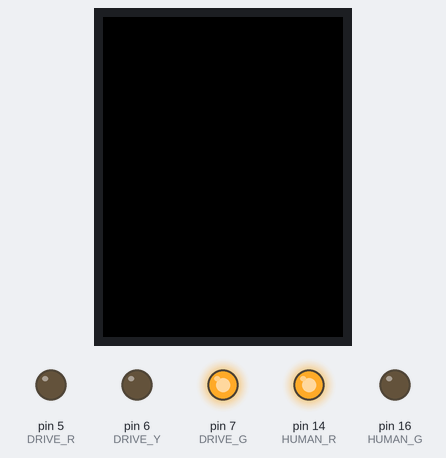
This sketch was run on a simulated Arduino Uno, built with avr-gcc and run on an emulated ATmega328P. On the bench: 240×320 colour display, output pins drawn as LEDs (lit = HIGH).

Above: at 1.2 s.
At 2.7 s:
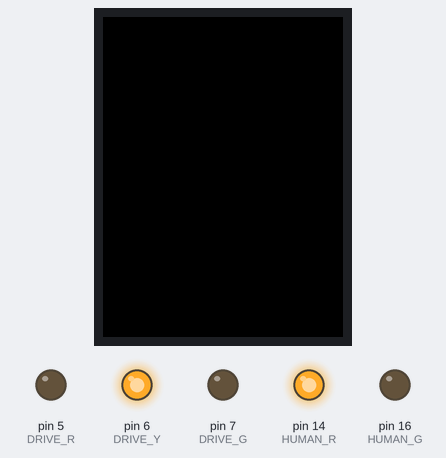
At 4.2 s:
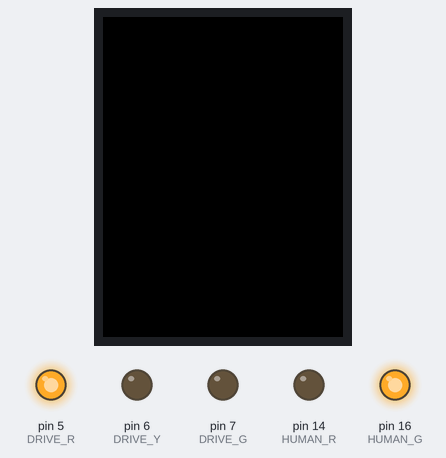
At 6.4 s:
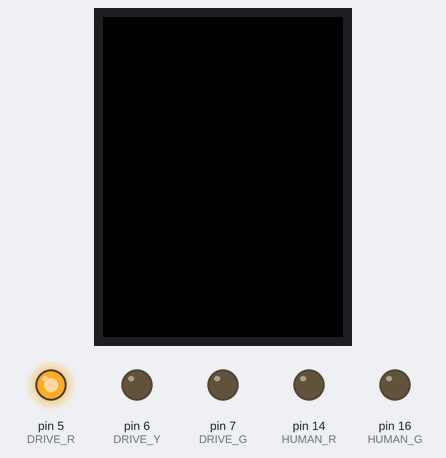
Timing chart, 0 to 9.3 s (numbered marks = the images above):
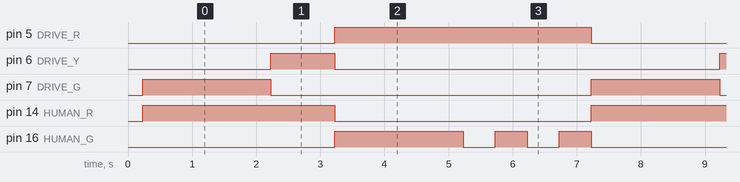

Measured:
- by itself, pin 5 (DRIVE_R): alternates HIGH for 4.0 s and LOW for 3.0 s
- by itself, pin 6 (DRIVE_Y): alternates HIGH for 1.0 s and LOW for 6.0 s
- by itself, pin 7 (DRIVE_G): alternates HIGH for 2.0 s and LOW for 5.0 s
- by itself, pin 14 (HUMAN_R): alternates HIGH for 3.0 s and LOW for 4.0 s
- by itself, pin 16 (HUMAN_G): repeats every 7.0 s: 2 × (LOW 0.50 s, HIGH 0.50 s), LOW 3.0 s, HIGH 2.0 s

The sketch:

traffic_led.ino
```cpp
#include "SPI.h"
#include "Adafruit_GFX.h"
#include "Adafruit_ILI9341.h"

#define DRIVE_R 5
#define DRIVE_Y 6
#define DRIVE_G 7

#define HUMAN_R 14
#define HUMAN_G 16

#define TFT_DC 9
#define TFT_CS 10
#define TFT_RST  8
#define TFT_MOSI 11
#define TFT_MISO 12
#define TFT_CLK 13

Adafruit_ILI9341 tft = Adafruit_ILI9341(TFT_CS, TFT_DC, TFT_MOSI, TFT_CLK, TFT_RST, TFT_MISO);

void setup() {
  tft.begin();
  tft.fillScreen(ILI9341_BLACK);

  pinMode(DRIVE_R, OUTPUT);
  pinMode(DRIVE_Y, OUTPUT);
  pinMode(DRIVE_G, OUTPUT);

  pinMode(HUMAN_R, OUTPUT);
  pinMode(HUMAN_G, OUTPUT);


}


void loop() {
  digitalWrite(HUMAN_R, HIGH);
  digitalWrite(HUMAN_G, LOW);
  digitalWrite(DRIVE_G, HIGH);
  digitalWrite(DRIVE_R, LOW);
  digitalWrite(DRIVE_Y, LOW);
  delay(2000);

  digitalWrite(DRIVE_G, LOW);
  digitalWrite(DRIVE_R, LOW);
  digitalWrite(DRIVE_Y, HIGH);
  delay(1000);

  digitalWrite(DRIVE_G, LOW);
  digitalWrite(DRIVE_R, HIGH);
  digitalWrite(DRIVE_Y, LOW);
  digitalWrite(HUMAN_R, LOW);
  digitalWrite(HUMAN_G, HIGH);
  delay(2000);
  digitalWrite(HUMAN_G, LOW);
  delay(500);
  digitalWrite(HUMAN_G, HIGH);
  delay(500);
  digitalWrite(HUMAN_G, LOW);
  delay(500);
  digitalWrite(HUMAN_G, HIGH);
  delay(500);
  digitalWrite(HUMAN_G, LOW);
  digitalWrite(HUMAN_R, HIGH);


}
```
